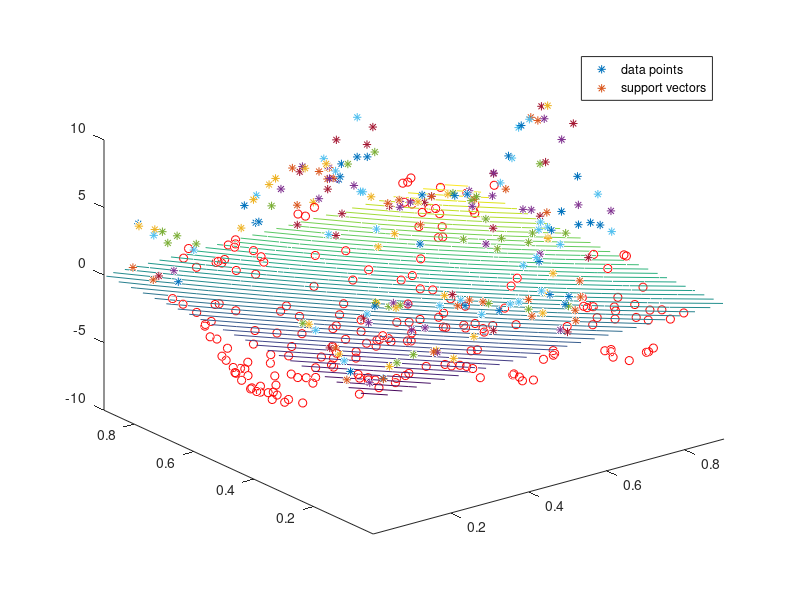

This figure's MATLAB source:
function regression()

	X=load('data_2.csv');
    X=X(randperm(size(X,1)),:);
    [m, n]=size(X);
    Y=X(:,n);
    X(:,n)=[];
    KT=zeros(m,m);
    gama=.2;
    C=.3;
    epsilon=exp(-5);
    tol=exp(-3);
    alfa=zeros(m,1);
    alfaStar=zeros(m,1);
    b=.9;
    ERR=Y-epsilon*ones(m,1);

    %computing K for training points
    for i=1:m,
       for j=1:m,
            KT(i,j)=exp(-gama*power(norm(X(i,:)-X(j,:)),2));
            %KT(i,j)=power(X(i,:)*X(j,:)',3); 
        end
    end
    flag=0;
    figure;
    cnt=0;

    while cnt<500,
        for i=1:m,
            y=Y(i);
            if ERR(i)>0,         
                alfa(i)=alfa(i)+(1/KT(i,i))*(y-sum((alfa-alfaStar).* KT(i,:)')-epsilon);
                if alfa(i)<0,
                    alfa(i)=0;
                elseif alfa(i)>C,
                    alfa(i)=C;
                end
            else
                alfaStar(i)=alfaStar(i)+(1/KT(i,i))*(-y+sum((alfa-alfaStar).* KT(i,:)')-epsilon);
                if alfaStar(i)<0,
                    alfaStar(i)=0;
                elseif alfaStar(i)>C,
                    alfaStar(i)=C;
                end
            end             
            value=sum((alfa-alfaStar).* KT(i,:)')+b;                  
            ERR(i)=y-value-epsilon;
            E=abs(y-value);
            %E=ERR(i);
            %r=E*y;
            if(abs(E-epsilon)<tol),
               flag=flag+1;
            end
        end

        cnt=cnt+1;
        if flag==m,
            break;
        else
            flag=0;
        end

    end
    cnt
    value=zeros(m,1);
    MSE=0;
    for i=1:m,
        value(i)=sum((alfa-alfaStar).* KT(i,:)')+b;
        MSE=MSE+(Y(i)-value(i))^2;
    end
    MSE=sqrt(MSE)/m
    ERR=ERR+epsilon;
    mean(ERR)

    for i=1:m,
        if alfa(i)==0,
            plot3(X(i,1),X(i,2),Y(i),'ro');
            %plot3(xval(i),yval(i),zval(i),'ro')
        else
            plot3(X(i,1),X(i,2),Y(i),'*');
        end        
        hold on
    end
    legend('data points','support vectors');
    d = 0.1;
    [X1, X2] = meshgrid(min(X(:,1)):d:max(X(:,1)),min(X(:,2)):d:max(X(:,2)));
    sv=find(alfa>0);

    vals=zeros(size(X1));
    for i=1:size(X1,2),
        this_X=[X1(:, i), X2(:, i)];
        for k=1:size(this_X,1),
            kgrid=zeros(m,1);
            %size(X(j,:))
            %size(this_X(k,:)')
            for j=1:m,
                kgrid(j)=exp(-gama*power(norm(X(j,:)-this_X(k,:)),2));
                %kgrid(j)=power(X(j,:)*this_X(k,:)',3);
            end
            vals(k,i)=sum((alfa-alfaStar).*kgrid)+b;
        end        
    end

    contour(X1,X2,vals,50);
    %contour(X1, X2, vals, [0 0], 'Color', 'b');
    %figure;
    %surf(X1,X2,vals);
    length(sv)
end

